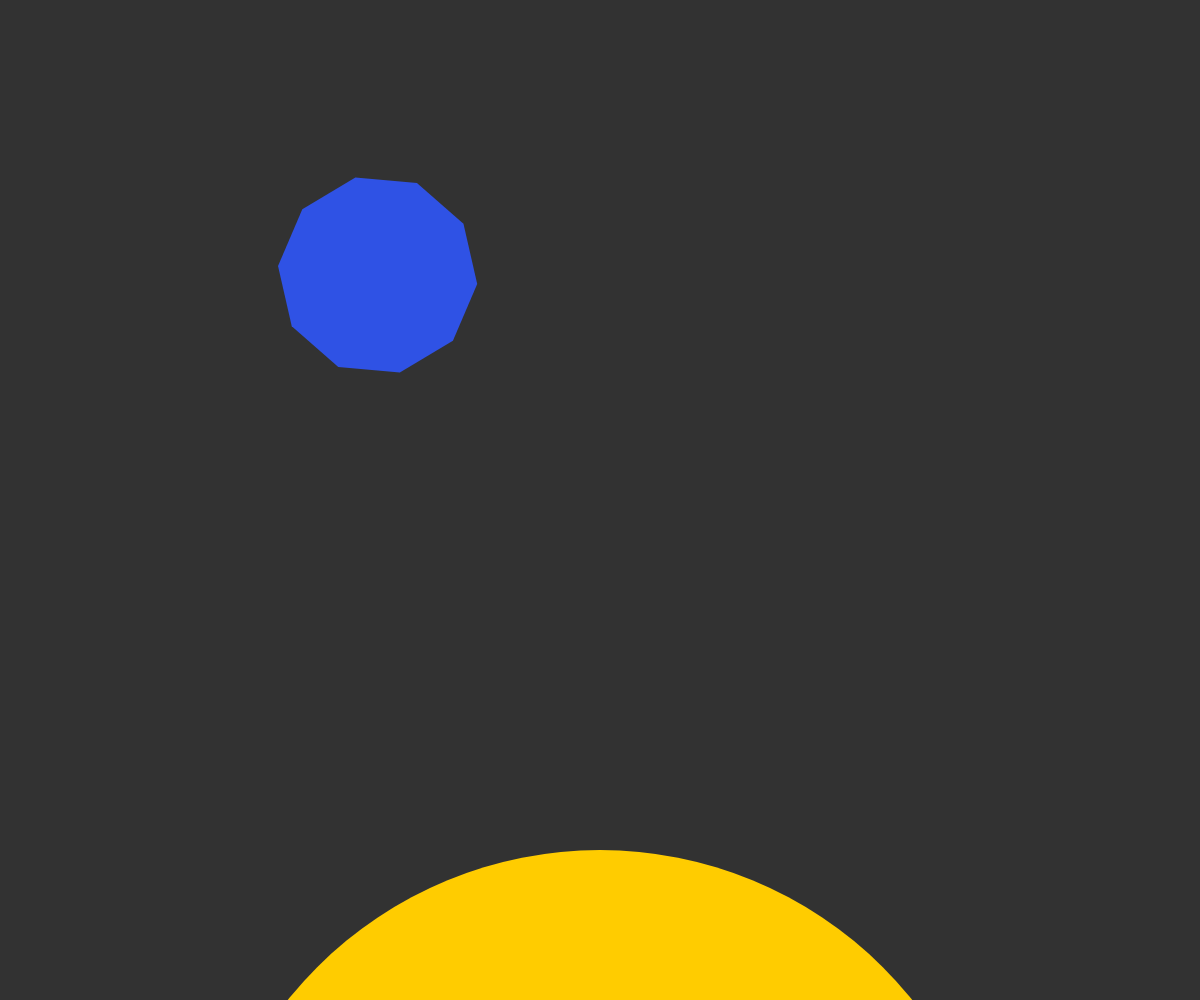
Frame 1 (no input)
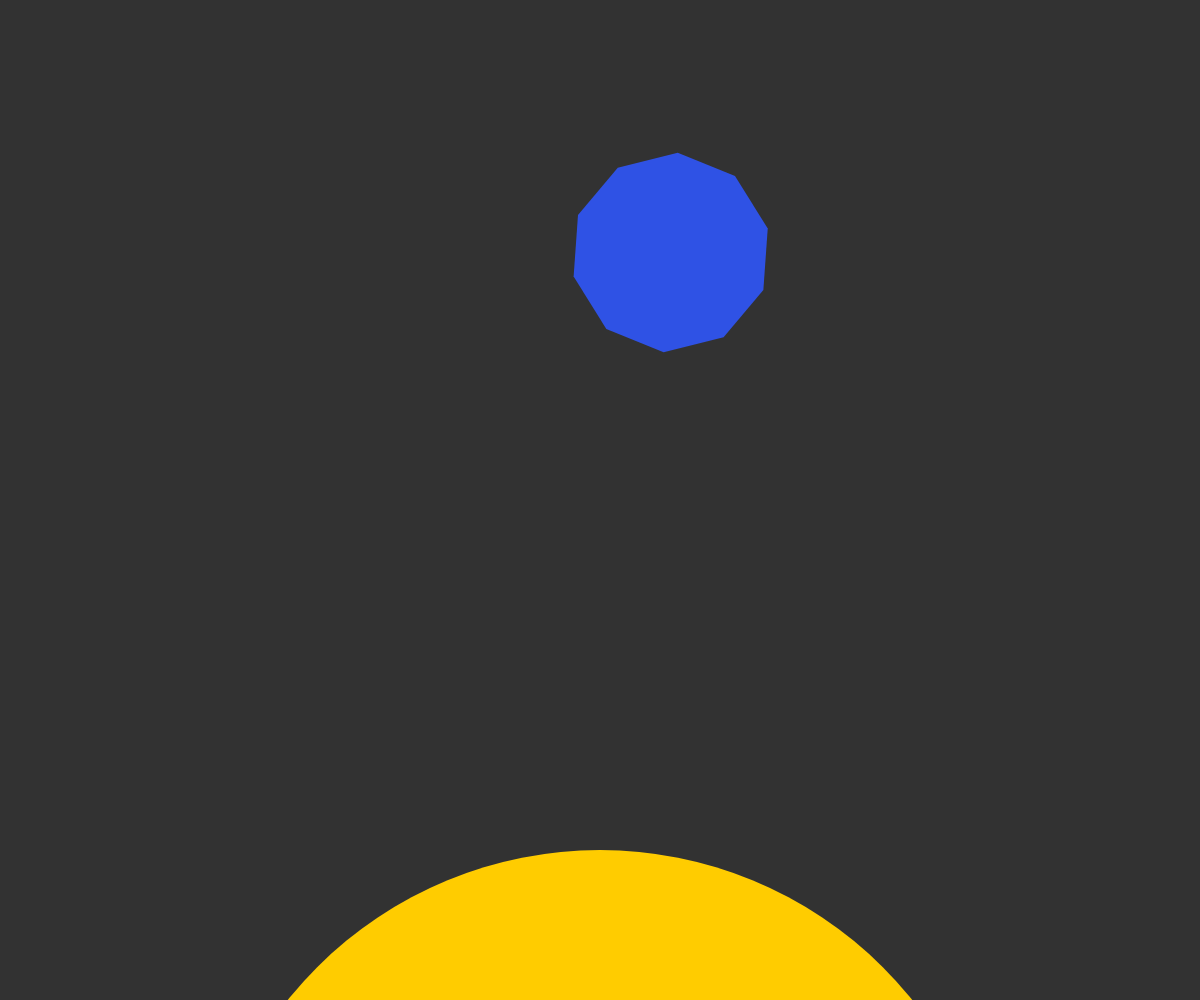
Frame 60 (no input)
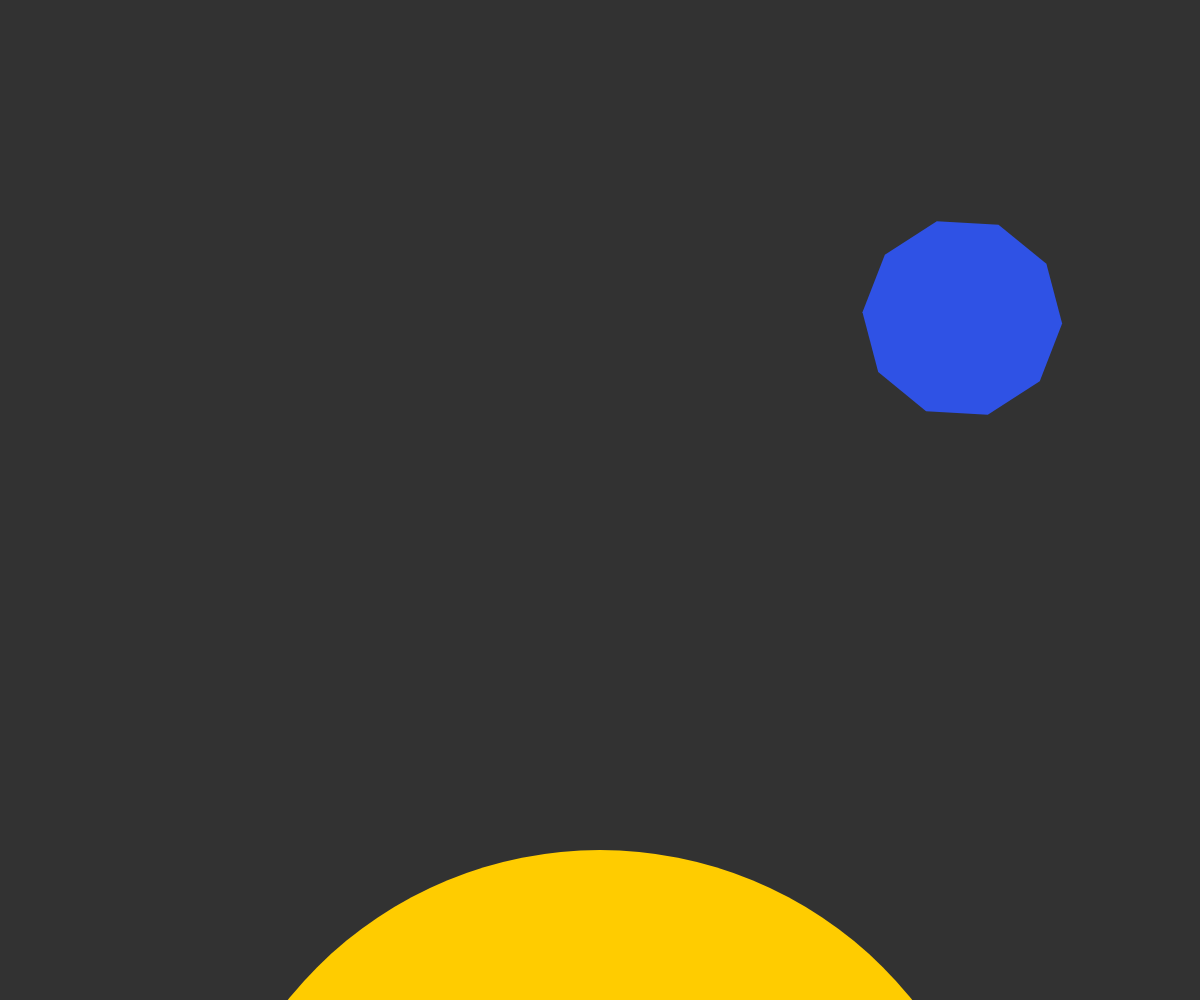
Frame 120 (the mouse pressed at the canvas centre since frame 60)

The p5.js sketch that drew these frames (run headless with seeded random() and noise() and a simulated clock; from frame 60 on, the mouse is pressed at the canvas centre):

// p5.js sketch
// ── sketch.js
function setup() {
  createCanvas(window.innerWidth, window.innerHeight);
  earth = new Planet(100, height, 10, 0.005, color(47, 82, 229));
  moon = new Planet(50, height, 3, 0.005, color(200, 200, 200));
}

function draw() {
  background(50);
  translate(width / 2, height * 1.25);

  // rectMode("center");

  // Sun
  fill(255, 204, 0);
  noStroke();
  ellipse(0, 0, width / 1.5);

  earth.show();
  earth.orbit();
  moon.show();
  moon.orbit();

  // rotate(frameCount / -100.0);
  // polygon(0,-100, 50, 4);
  // rect(0, -200, 100, 100);

  // rotate(i * 1.5);
  // rect(250, 250, 50, 50);
}
// ── planet.js
class Planet {
    constructor(radius, distance, npoints, orbitSpeed, color) {
        this.radius = radius;
        this.angle = random(TWO_PI);
        this.distance = distance;
        this.npoints = npoints;
        this.orbitSpeed = orbitSpeed;
        this.color = color;
    }

    polygon(x, y, radius, npoints) {
        let angle = TWO_PI / npoints;
        beginShape();
        for (let a = 0; a < TWO_PI; a += angle) {
            let sx = x + cos(a) * radius;
            let sy = y + sin(a) * radius;
            vertex(sx, sy);
        }
        endShape(CLOSE);
    }

    show() {
        push();
        fill(this.color);
        rotate(this.angle);
        translate(this.distance, 0);
        this.polygon(0, 0, this.radius, this.npoints);
        pop();
    }

    orbit() {
        this.angle += this.orbitSpeed;
    }

    // rotation() {
    //     push();
    //     pop();
    // }
}
// ── style.css
html,
body {
  padding: 0;
  margin: 0;
  box-sizing: border-box;
}

canvas {
  display: block;
}
